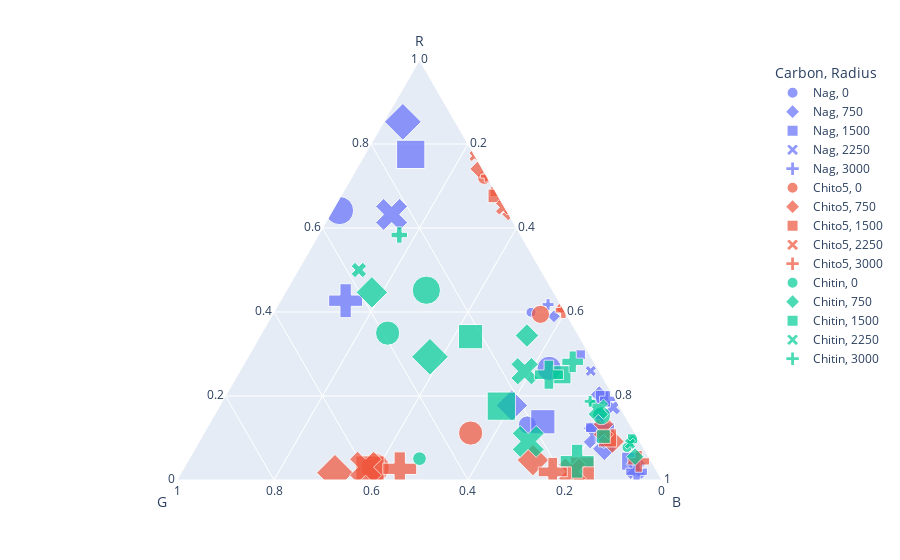

This figure's notebook cell:
### Code cell
df4plot = pop_den_1d_df[(pop_den_1d_df["Rep"] == "rep1") & ((pop_den_1d_df["Radius"] == 0) | (pop_den_1d_df["Radius"] == 750) | (pop_den_1d_df["Radius"] == 1500) | (pop_den_1d_df["Radius"] == 2250) | (pop_den_1d_df["Radius"] == 3000))]
fig = px.scatter_ternary(df4plot, a='R', b='G', c='B',
    size="Time", color="Carbon", symbol="Radius")
fig.write_image("results/1Drep1.pdf")
fig.show()

### Figure 1 — Plotly figure (JSON) as saved in the notebook; plotly's stock layout.template omitted (floating-point values rounded to 4 significant figures)
{"data": [{"a": [0.8379, 0.3993, 0.1555, 0.1311, 0.2658, 0.6415], "b": [0.000109, 0.07048, 0.04954, 0.2119, 0.09976, 0.3442], "c": [0.162, 0.5302, 0.7949, 0.657, 0.6344, 0.01428], "hovertemplate": "Carbon=Nag<br>Radius=0<br>R=%{a}<br>G=%{b}<br>B=%{c}<br>Time=%{marker.size}<extra></extra>", "legendgroup": "Nag, 0", "marker": {"color": "#636efa", "size": [0, 11, 21, 37, 66, 90], "sizemode": "area", "sizeref": 0.225, "symbol": "circle"}, "mode": "markers", "name": "Nag, 0", "showlegend": true, "subplot": "ternary", "type": "scatterternary"}, {"a": [0.5183, 0.3897, 0.2032, 0.07417, 0.1776, 0.8528], "b": [0.006674, 0.0279, 0.02789, 0.08175, 0.2208, 0.1079], "c": [0.475, 0.5824, 0.7689, 0.8441, 0.6016, 0.03926], "hovertemplate": "Carbon=Nag<br>Radius=750<br>R=%{a}<br>G=%{b}<br>B=%{c}<br>Time=%{marker.size}<extra></extra>", "legendgroup": "Nag, 750", "marker": {"color": "#636efa", "size": [0, 11, 21, 37, 66, 90], "sizemode": "area", "sizeref": 0.225, "symbol": "diamond"}, "mode": "markers", "name": "Nag, 750", "showlegend": true, "subplot": "ternary", "type": "scatterternary"}, {"a": [0.447, 0.2981, 0.1974, 0.04482, 0.1386, 0.7753], "b": [0.005546, 0.01899, 0.02484, 0.04214, 0.1764, 0.1304], "c": [0.5475, 0.6829, 0.7778, 0.913, 0.685, 0.0943], "hovertemplate": "Carbon=Nag<br>Radius=1500<br>R=%{a}<br>G=%{b}<br>B=%{c}<br>Time=%{marker.size}<extra></extra>", "legendgroup": "Nag, 1500", "marker": {"color": "#636efa", "size": [0, 11, 21, 37, 66, 90], "sizemode": "area", "sizeref": 0.225, "symbol": "square"}, "mode": "markers", "name": "Nag, 1500", "showlegend": true, "subplot": "ternary", "type": "scatterternary"}, {"a": [0.4421, 0.2595, 0.1733, 0.02545, 0.1068, 0.6323], "b": [0.008138, 0.01701, 0.01461, 0.04105, 0.08059, 0.2413], "c": [0.5497, 0.7235, 0.8121, 0.9335, 0.8126, 0.1264], "hovertemplate": "Carbon=Nag<br>Radius=2250<br>R=%{a}<br>G=%{b}<br>B=%{c}<br>Time=%{marker.size}<extra></extra>", "legendgroup": "Nag, 2250", "marker": {"color": "#636efa", "size": [0, 11, 21, 37, 66, 90], "sizemode": "area", "sizeref": 0.225, "symbol": "x"}, "mode": "markers", "name": "Nag, 2250", "showlegend": true, "subplot": "ternary", "type": "scatterternary"}, {"a": [0.5418, 0.4177, 0.1932, 0.01966, 0.1246, 0.4269], "b": [0.01282, 0.02606, 0.01524, 0.04256, 0.06542, 0.4389], "c": [0.4454, 0.5563, 0.7916, 0.9378, 0.8099, 0.1342], "hovertemplate": "Carbon=Nag<br>Radius=3000<br>R=%{a}<br>G=%{b}<br>B=%{c}<br>Time=%{marker.size}<extra></extra>", "legendgroup": "Nag, 3000", "marker": {"color": "#636efa", "size": [0, 11, 21, 37, 66, 90], "sizemode": "area", "sizeref": 0.225, "symbol": "cross"}, "mode": "markers", "name": "Nag, 3000", "showlegend": true, "subplot": "ternary", "type": "scatterternary"}, {"a": [0.2, 0.4092, 0.7201, 0.3945, 0.1118, 0.02961], "b": [0.06991, 0.002553, 0.006255, 0.05332, 0.3386, 0.5766], "c": [0.7301, 0.5882, 0.2737, 0.5522, 0.5496, 0.3938], "hovertemplate": "Carbon=Chito5<br>Radius=0<br>R=%{a}<br>G=%{b}<br>B=%{c}<br>Time=%{marker.size}<extra></extra>", "legendgroup": "Chito5, 0", "marker": {"color": "#EF553B", "size": [0, 11, 21, 37, 66, 90], "sizemode": "area", "sizeref": 0.225, "symbol": "circle"}, "mode": "markers", "name": "Chito5, 0", "showlegend": true, "subplot": "ternary", "type": "scatterternary"}, {"a": [0.2884, 0.6327, 0.7408, 0.09159, 0.04737, 0.01722], "b": [0.06954, 0.000729, 0.007538, 0.05638, 0.2424, 0.6657], "c": [0.642, 0.3666, 0.2517, 0.852, 0.7103, 0.3171], "hovertemplate": "Carbon=Chito5<br>Radius=750<br>R=%{a}<br>G=%{b}<br>B=%{c}<br>Time=%{marker.size}<extra></extra>", "legendgroup": "Chito5, 750", "marker": {"color": "#EF553B", "size": [0, 11, 21, 37, 66, 90], "sizemode": "area", "sizeref": 0.225, "symbol": "diamond"}, "mode": "markers", "name": "Chito5, 750", "showlegend": true, "subplot": "ternary", "type": "scatterternary"}, {"a": [0.2455, 0.6864, 0.6764, 0.1002, 0.02616, 0.02376], "b": [0.05877, 0.0009055, 0.006374, 0.06214, 0.1512, 0.5903], "c": [0.6957, 0.3127, 0.3172, 0.8376, 0.8226, 0.3859], "hovertemplate": "Carbon=Chito5<br>Radius=1500<br>R=%{a}<br>G=%{b}<br>B=%{c}<br>Time=%{marker.size}<extra></extra>", "legendgroup": "Chito5, 1500", "marker": {"color": "#EF553B", "size": [0, 11, 21, 37, 66, 90], "sizemode": "area", "sizeref": 0.225, "symbol": "square"}, "mode": "markers", "name": "Chito5, 1500", "showlegend": true, "subplot": "ternary", "type": "scatterternary"}, {"a": [0.2748, 0.7716, 0.6492, 0.1207, 0.02015, 0.03049], "b": [0.04045, 0.0006999, 0.002798, 0.06031, 0.1749, 0.596], "c": [0.6847, 0.2277, 0.348, 0.819, 0.8049, 0.3735], "hovertemplate": "Carbon=Chito5<br>Radius=2250<br>R=%{a}<br>G=%{b}<br>B=%{c}<br>Time=%{marker.size}<extra></extra>", "legendgroup": "Chito5, 2250", "marker": {"color": "#EF553B", "size": [0, 11, 21, 37, 66, 90], "sizemode": "area", "sizeref": 0.225, "symbol": "x"}, "mode": "markers", "name": "Chito5, 2250", "showlegend": true, "subplot": "ternary", "type": "scatterternary"}, {"a": [0.5267, 0.7235, 0.4041, 0.04433, 0.0193, 0.02667], "b": [0.05973, 0.0006206, 0.001251, 0.02585, 0.2156, 0.5273], "c": [0.4135, 0.2759, 0.5946, 0.9298, 0.7651, 0.446], "hovertemplate": "Carbon=Chito5<br>Radius=3000<br>R=%{a}<br>G=%{b}<br>B=%{c}<br>Time=%{marker.size}<extra></extra>", "legendgroup": "Chito5, 3000", "marker": {"color": "#EF553B", "size": [0, 11, 21, 37, 66, 90], "sizemode": "area", "sizeref": 0.225, "symbol": "cross"}, "mode": "markers", "name": "Chito5, 3000", "showlegend": true, "subplot": "ternary", "type": "scatterternary"}, {"a": [0.3944, 0.07737, 0.05085, 0.1532, 0.3497, 0.4519], "b": [0.07935, 0.03348, 0.4746, 0.04829, 0.3908, 0.2599], "c": [0.5262, 0.8891, 0.4746, 0.7985, 0.2594, 0.2883], "hovertemplate": "Carbon=Chitin<br>Radius=0<br>R=%{a}<br>G=%{b}<br>B=%{c}<br>Time=%{marker.size}<extra></extra>", "legendgroup": "Chitin, 0", "marker": {"color": "#00cc96", "size": [0, 11, 21, 37, 66, 90], "sizemode": "area", "sizeref": 0.225, "symbol": "circle"}, "mode": "markers", "name": "Chitin, 0", "showlegend": true, "subplot": "ternary", "type": "scatterternary"}, {"a": [0.3916, 0.09355, 0.05556, 0.344, 0.4468, 0.2934], "b": [0.05495, 0.01448, 0.02778, 0.1065, 0.3748, 0.3317], "c": [0.5535, 0.892, 0.9167, 0.5496, 0.1784, 0.3749], "hovertemplate": "Carbon=Chitin<br>Radius=750<br>R=%{a}<br>G=%{b}<br>B=%{c}<br>Time=%{marker.size}<extra></extra>", "legendgroup": "Chitin, 750", "marker": {"color": "#00cc96", "size": [0, 11, 21, 37, 66, 90], "sizemode": "area", "sizeref": 0.225, "symbol": "diamond"}, "mode": "markers", "name": "Chitin, 750", "showlegend": true, "subplot": "ternary", "type": "scatterternary"}, {"a": [0.5246, 0.09837, 0.1034, 0.2505, 0.3413, 0.1759], "b": [0.1484, 0.01171, 0.06897, 0.08111, 0.2241, 0.2434], "c": [0.327, 0.8899, 0.8276, 0.6684, 0.4346, 0.5808], "hovertemplate": "Carbon=Chitin<br>Radius=1500<br>R=%{a}<br>G=%{b}<br>B=%{c}<br>Time=%{marker.size}<extra></extra>", "legendgroup": "Chitin, 1500", "marker": {"color": "#00cc96", "size": [0, 11, 21, 37, 66, 90], "sizemode": "area", "sizeref": 0.225, "symbol": "square"}, "mode": "markers", "name": "Chitin, 1500", "showlegend": true, "subplot": "ternary", "type": "scatterternary"}, {"a": [0.09908, 0.08639, 0.5, 0.1688, 0.259, 0.09192], "b": [0.03821, 0.02272, 0.375, 0.04692, 0.1538, 0.2299], "c": [0.8627, 0.8909, 0.125, 0.7843, 0.5872, 0.6782], "hovertemplate": "Carbon=Chitin<br>Radius=2250<br>R=%{a}<br>G=%{b}<br>B=%{c}<br>Time=%{marker.size}<extra></extra>", "legendgroup": "Chitin, 2250", "marker": {"color": "#00cc96", "size": [0, 11, 21, 37, 66, 90], "sizemode": "area", "sizeref": 0.225, "symbol": "x"}, "mode": "markers", "name": "Chitin, 2250", "showlegend": true, "subplot": "ternary", "type": "scatterternary"}, {"a": [0.03038, 0.1874, 0.5833, 0.2814, 0.2507, 0.04473], "b": [0.06373, 0.05455, 0.25, 0.04336, 0.1078, 0.1526], "c": [0.9059, 0.7581, 0.1667, 0.6753, 0.6415, 0.8027], "hovertemplate": "Carbon=Chitin<br>Radius=3000<br>R=%{a}<br>G=%{b}<br>B=%{c}<br>Time=%{marker.size}<extra></extra>", "legendgroup": "Chitin, 3000", "marker": {"color": "#00cc96", "size": [0, 11, 21, 37, 66, 90], "sizemode": "area", "sizeref": 0.225, "symbol": "cross"}, "mode": "markers", "name": "Chitin, 3000", "showlegend": true, "subplot": "ternary", "type": "scatterternary"}], "layout": {"legend": {"itemsizing": "constant", "title": {"text": "Carbon, Radius"}, "tracegroupgap": 0}, "margin": {"t": 60}, "ternary": {"aaxis": {"title": {"text": "R"}}, "baxis": {"title": {"text": "G"}}, "caxis": {"title": {"text": "B"}}, "domain": {"x": [0, 1], "y": [0, 1]}}}}
